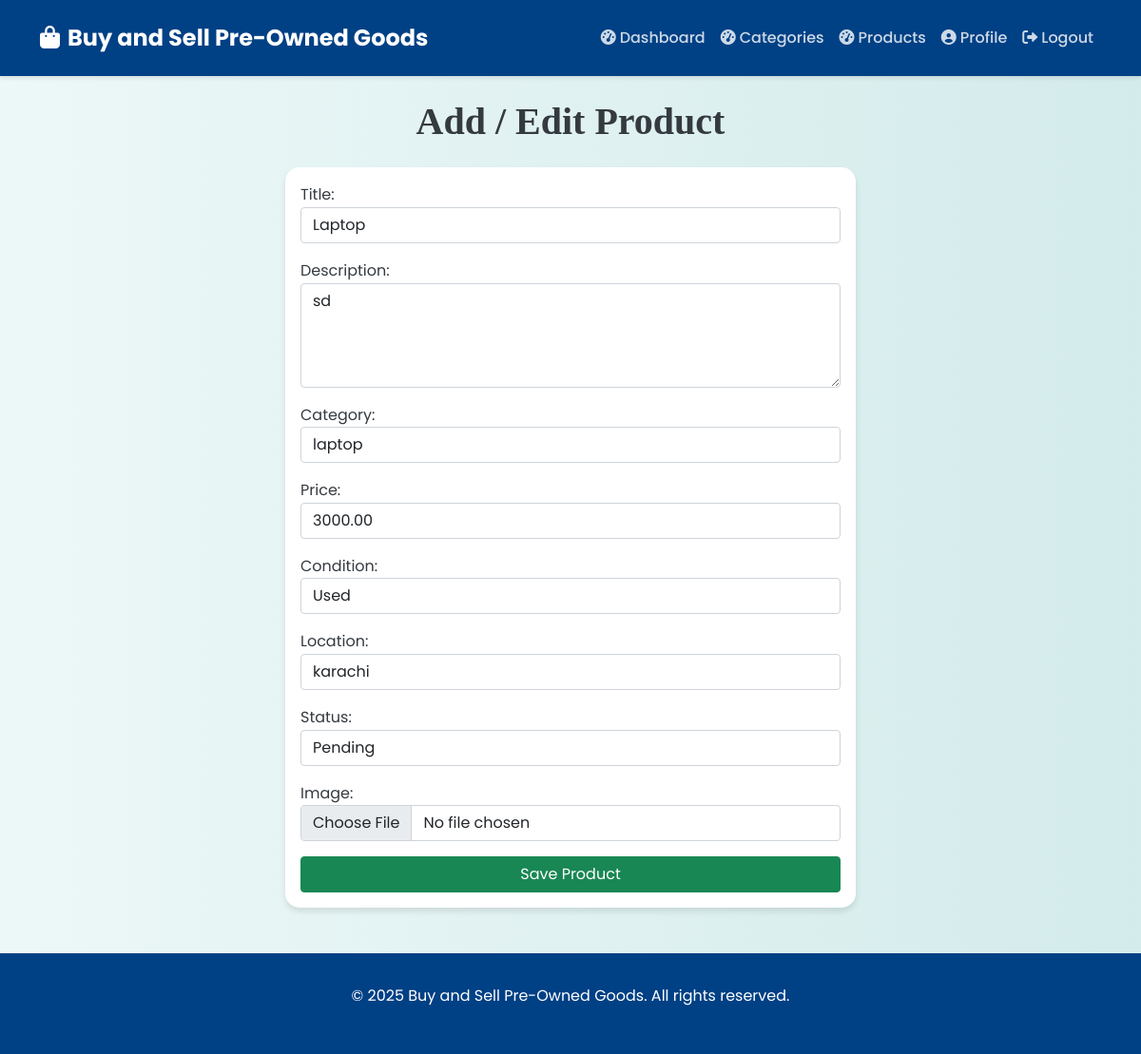
Page /products/edit/2/ (signed in) on the committed database.
### myapp/models.py (models this page shows, shortened)
class Product(models.Model):
    CONDITION_CHOICES = [
        ('New', 'New'),
        ('Used', 'Used'),
        ('Good', 'Good'),
        ('Fair', 'Fair'),
    ]
    STATUS_CHOICES = [
        ('Available', 'Available'),
        ('Sold', 'Sold'),
        ('Pending', 'Pending'),
    ]
    seller = models.ForeignKey(User, on_delete=models.CASCADE)
    title = models.CharField(max_length=255)
    description = models.TextField()
    category = models.ForeignKey(Category, on_delete=models.CASCADE)
    price = models.DecimalField(max_digits=10, decimal_places=2)
    condition = models.CharField(max_length=10, choices=CONDITION_CHOICES)
    location = models.CharField(max_length=255)
    status = models.CharField(max_length=10, choices=STATUS_CHOICES, default='Available')
    image = models.ImageField(upload_to='product_images/')
    created_at = models.DateTimeField(auto_now_add=True)
    updated_at = models.DateTimeField(auto_now=True)

### myapp/views.py (the view)
# urls.py: path('products/edit/<int:product_id>/', views.product_edit, name='product_edit'),
@login_required
def product_edit(request, product_id):
    product = get_object_or_404(Product, id=product_id, seller=request.user)
    if request.method == 'POST':
        form = ProductForm(request.POST, request.FILES, instance=product)
        if form.is_valid():
            form.save()
            return redirect('product_list')
    else:
        form = ProductForm(instance=product)
    return render(request, 'products/product_form.html', {'form': form})

### myapp/forms.py
class ProductForm(forms.ModelForm):
    class Meta:
        model = Product
        fields = ['title', 'description', 'category', 'price', 'condition', 'location', 'status', 'image']
        widgets = {
            'title': forms.TextInput(attrs={'class': 'form-control', 'placeholder': 'Enter product title'}),
            'description': forms.Textarea(attrs={'class': 'form-control', 'placeholder': 'Enter product description', 'rows': 4}),
            'category': forms.Select(attrs={'class': 'form-control'}),
            'price': forms.NumberInput(attrs={'class': 'form-control', 'placeholder': 'Enter price'}),
            'condition': forms.Select(attrs={'class': 'form-control'}),
            'location': forms.TextInput(attrs={'class': 'form-control', 'placeholder': 'Enter location'}),
            'status': forms.Select(attrs={'class': 'form-control'}),
            'image': forms.FileInput(attrs={'class': 'form-control'}),
        }

### myapp/models.py (called while the page is built)
    def __str__(self):
        return self.category_name

### templates/products/product_form.html (shortened to what this page needs)
{% extends 'base.html' %}
{% block content %}
<div class="container mt-4">
    <h1 class="mb-4 text-center">Add / Edit Product</h1>
    <div class="card mx-auto" style="max-width: 600px;">
        <div class="card-body">
            <form method="post" enctype="multipart/form-data">
                {{ form.as_p }}
                <button type="submit" class="btn btn-success w-100">Save Product</button>
            </form>
        </div>
    </div>
</div>
{% endblock %}

### templates/base.html (style rules this page uses)
:root { --primary-color: #007bff; --secondary-color: #28a745; --background-color: #f8f9fa; --text-color: #343a40; --navbar-color: #004085; --card-shadow: 0 4px 6px rgba(0,0,0,0.1); --transition-speed: 0.3s; }
body { background: linear-gradient(90deg, rgba(233, 246, 246, 0.831), rgba(207, 233, 233, 0.9)); font-family: 'Poppins', sans-serif; color: var(--text-color); line-height: 1.6; }
h1, h2, h3, h4 { font-family: 'Georgia', serif; font-weight: 600; text-align: center; margin-bottom: 30px; }
.card { border: none; border-radius: 15px; box-shadow: var(--card-shadow); transition: transform var(--transition-speed) ease; background-color: #ffffff; }
.card { transition: transform 0.3s ease, box-shadow 0.3s ease; }

### rows in the picture
Product: title "Laptop", description "sd", category "laptop", price "3000.00", condition "Used", location "karachi", status "Pending"
